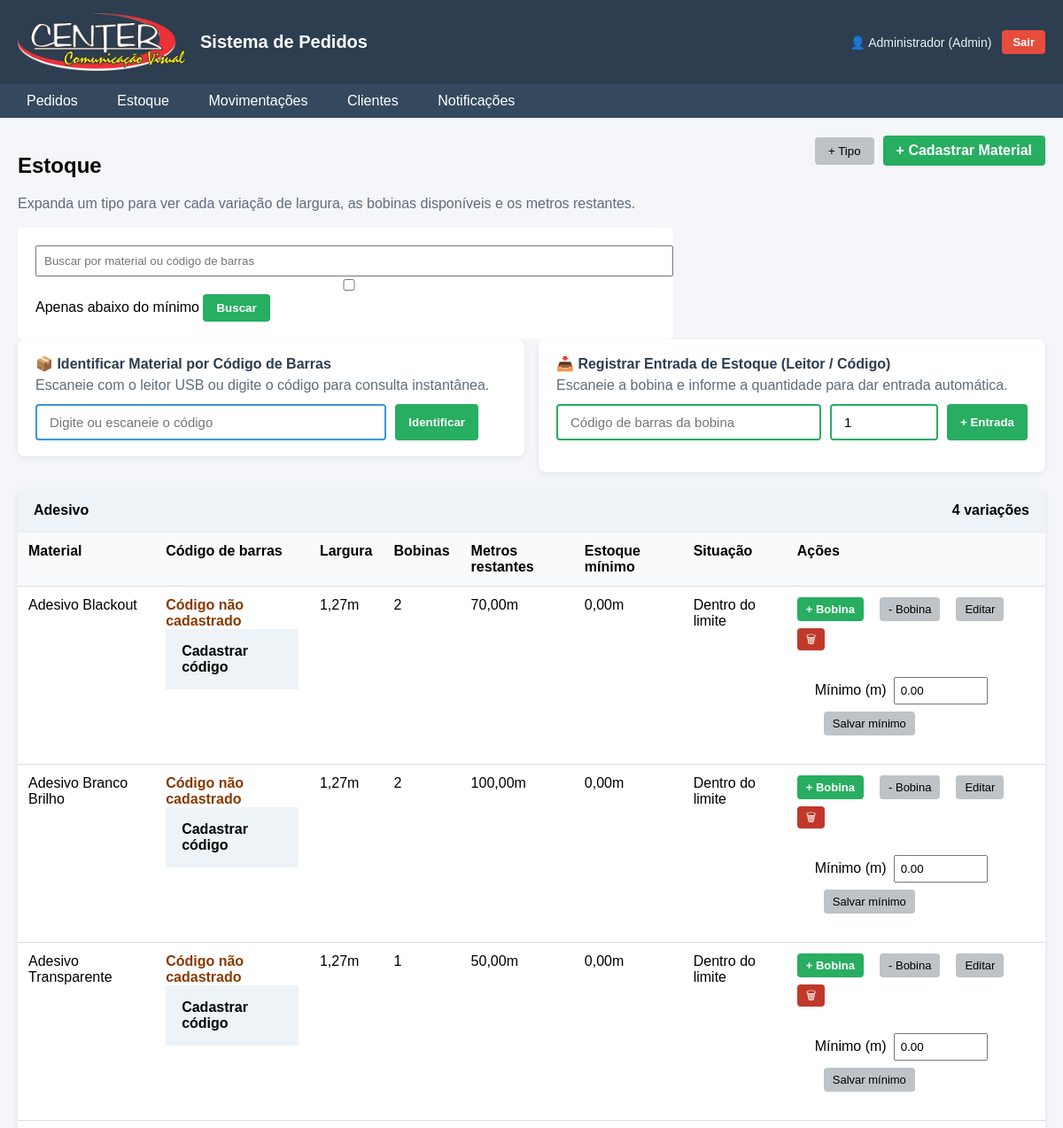
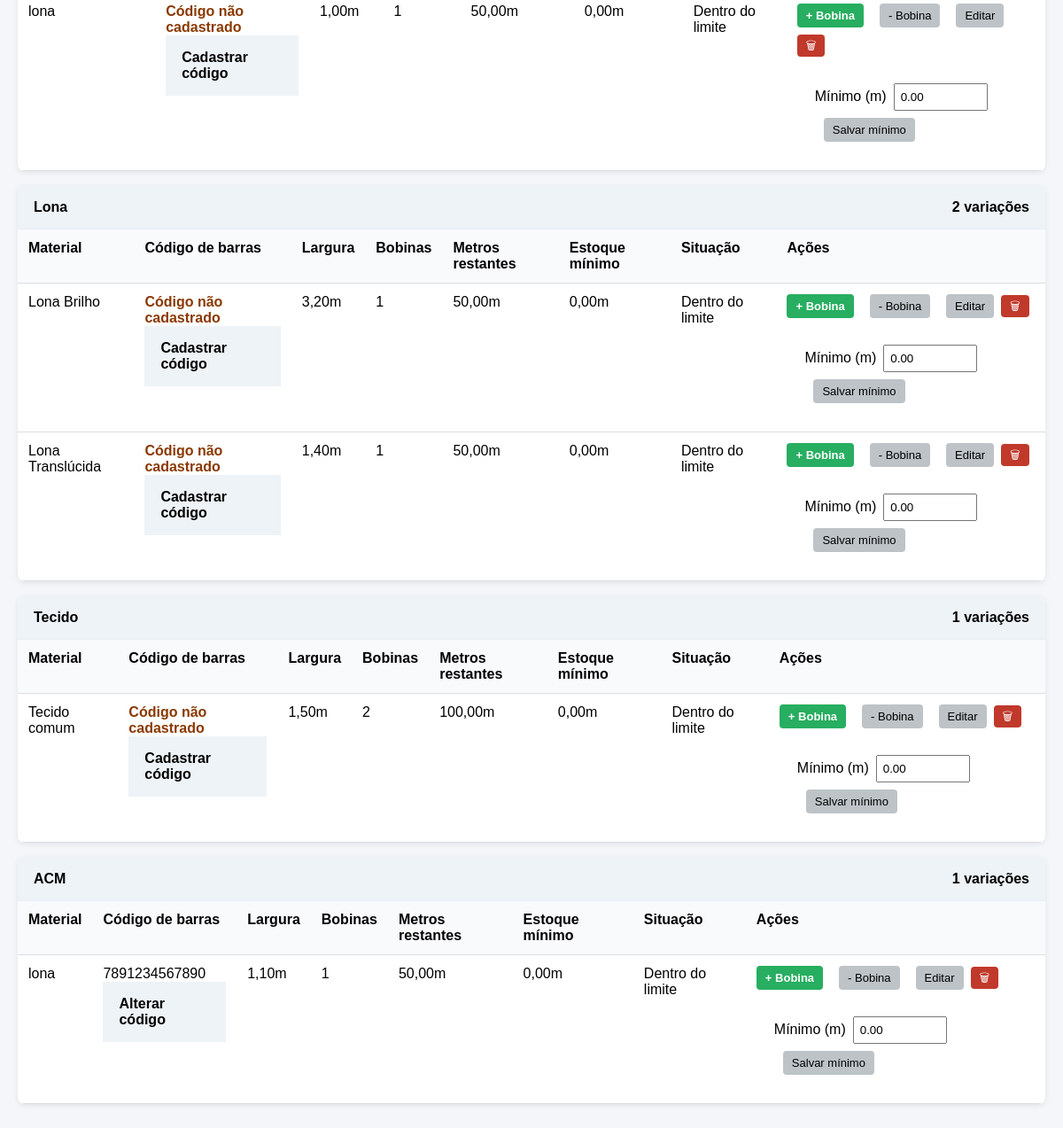
Page /estoque (signed in) on the committed database (2 pictures, top to bottom).
### models/categoria_material.py (models this page shows)
class CategoriaMaterial(db.Model):
    __tablename__ = "categoria_material"
    id = db.Column(db.Integer, primary_key=True)
    nome = db.Column(db.String(50), nullable=False, unique=True)

### models/material.py (models this page shows)
class Material(db.Model):
    __tablename__ = "material"
    id = db.Column(db.Integer, primary_key=True)
    categoria = db.Column(db.String(50), nullable=False)
    nome = db.Column(db.String(120), nullable=False)
    largura_m = db.Column(db.Float, nullable=False)
    codigo_barras = db.Column(db.String(50), nullable=False, unique=True)
    estoque_minimo = db.Column(db.Float, nullable=False, default=0.0, server_default="0")
    @property
    def abaixo_estoque_minimo(self):
        return self.metros_disponiveis < self.estoque_minimo
    @property
    def estoque_minimo_formatado(self):
        return f"{self.estoque_minimo:.2f}".replace(".", ",") + "m"
    bobinas = db.relationship(
        "BobinaEstoque",
        back_populates="material",
        cascade="all, delete-orphan",
        lazy="select",
    )
    __table_args__ = (
        db.UniqueConstraint("categoria", "nome", "largura_m", name="uq_material_variacao"),
    )
    @property
    def largura_formatada(self):
        return f"{self.largura_m:.2f}".replace(".", ",") + "m"
    @property
    def quantidade_bobinas(self):
        return len(self.bobinas)
    @property
    def metros_disponiveis(self):
        return round(sum(bobina.metros_restantes for bobina in self.bobinas), 2)
    @property
    def metros_disponiveis_formatados(self):
        return f"{self.metros_disponiveis:.2f}".replace(".", ",") + "m"

### controllers/estoque_controller.py (the view)
@estoque_bp.route("/estoque")
@login_required
def lista_estoque():
    busca = request.args.get("busca", "").strip()
    abaixo_minimo = request.args.get("abaixo_minimo") == "1"
    secoes = construir_secoes_estoque(busca, abaixo_minimo=abaixo_minimo)
    return render_template(
        "estoque/lista.html",
        secoes=secoes,
        busca=busca,
        abaixo_minimo=abaixo_minimo,
    )

### controllers/auth_required.py (called while the page is built)
def login_required(func):
    @wraps(func)
    def decorated_function(*args, **kwargs):
        if "usuario_id" not in session:
            return redirect(url_for("auth.login"))
        return func(*args, **kwargs)
    return decorated_function

### templates/estoque/lista.html (shortened to what this page needs)
{% extends "base.html" %}
{% block content %}
<link rel="stylesheet" href="{{ url_for('static', filename='css/estoque.css') }}">
<div class="estoque-header">
<div>
<h2>Estoque</h2>
<p class="estoque-subtitle">Expanda um tipo para ver cada variação de largura, as bobinas disponíveis e os metros restantes.</p>
</div>
{% if session.get('usuario_perfil') == 'admin' %}
<div class="estoque-header-actions">
<button type="button" class="btn-sec" id="abrir-novo-tipo">+ Tipo</button>
<a href="/estoque/novo" class="btn">+ Cadastrar Material</a>
</div>
{% endif %}
</div>
<form class="busca-estoque" method="get" action="{{ url_for('estoque.lista_estoque') }}">
    <input
        type="text"
        name="busca"
        value="{{ busca }}"
        placeholder="Buscar por material ou código de barras"
        aria-label="Buscar material ou código de barras"
    >
    <label><input type="checkbox" name="abaixo_minimo" value="1" {% if abaixo_minimo %}checked{% endif %}> Apenas abaixo do mínimo</label>
    <button class="btn" type="submit">Buscar</button>
</form>
<div class="codigo-barras-painel">
    <div class="identificar-codigo-barras">
        <h3>📦 Identificar Material por Código de Barras</h3>
        <p class="estoque-subtitle">Escaneie com o leitor USB ou digite o código para consulta instantânea.</p>
        <div class="identificar-input-grupo">
            <input
                type="text"
                id="input-codigo-barras"
                placeholder="Digite ou escaneie o código"
                aria-label="Código de barras do material"
                autocomplete="off"
                autofocus
            >
            <button class="btn" type="button" id="btn-identificar">Identificar</button>
        </div>
    </div>
    <div class="entrada-codigo-barras">
        <h3>📥 Registrar Entrada de Estoque (Leitor / Código)</h3>
        <p class="estoque-subtitle">Escaneie a bobina e informe a quantidade para dar entrada automática.</p>
        <form class="entrada-input-grupo" method="post" action="{{ url_for('estoque.entrada_estoque') }}">
            <input
                type="text"
                name="codigo_barras"
                id="input-entrada-codigo"
                placeholder="Código de barras da bobina"
                aria-label="Código de barras para entrada"
                required
            >
            <input
                type="number"
                name="quantidade_bobinas"
                value="1"
                min="1"
                step="1"
                aria-label="Quantidade de bobinas"
                title="Quantidade de bobinas (50m cada)"
                style="max-width: 90px;"
                required
            >
            <button class="btn" type="submit">+ Entrada</button>
        </form>
    </div>
</div>
{% for secao in secoes %}
<details class="estoque-secao" open>
<summary>
<span>{{ secao.categoria }}</span>
<span>{{ secao.itens | length }} variações</span>
</summary>
{% if secao.itens %}
<table class="tabela-estoque">
<thead>
<tr>
<th>Material</th>
<th>Código de barras</th>
<th>Largura</th>
<th>Bobinas</th>
<th>Metros restantes</th>
<th>Estoque mínimo</th>
<th>Situação</th>
{% if session.get('usuario_perfil') == 'admin' %}
<th>Ações</th>
{% endif %}
</tr>
</thead>
<tbody>
{% for item in secao.itens %}
<tr{% if item.abaixo_minimo %} class="estoque-abaixo-minimo"{% endif %}>
<td>{{ item.nome }}</td>
<td>
{% if item.codigo_barras %}{{ item.codigo_barras }}{% else %}<strong class="alerta-estoque-minimo">Código não cadastrado</strong>{% endif %}
{% if session.get('usuario_perfil') == 'admin' %}
<details>
<summary>{{ 'Alterar código' if item.codigo_barras else 'Cadastrar código' }}</summary>
</details>
{% endif %}
</td>
<td>{{ item.largura }}</td>
<td>{{ item.bobinas }}</td>
<td>{{ item.metros_restantes }}</td>
<td>{{ item.estoque_minimo_formatado }}</td>
<td>{% if item.abaixo_minimo %}<strong class="alerta-estoque-minimo">Abaixo do mínimo — repor</strong>{% else %}Dentro do limite{% endif %}</td>
{% if session.get('usuario_perfil') == 'admin' %}
<td>
<div class="acoes-estoque">
<form method="post" action="{{ url_for('estoque.adicionar_unidade', material_id=item.id) }}">
<button class="btn btn-small" type="submit">+ Bobina</button>
</form>
<form method="post" action="{{ url_for('estoque.remover_unidade', material_id=item.id) }}">
<button class="btn-sec btn-small" type="submit">- Bobina</button>
</form>
<button class="btn-sec btn-small" type="button" data-editar-estoque="{{ item.id }}">Editar</button>
<form method="post" action="{{ url_for('estoque.excluir_material', material_id=item.id) }}">
<button class="btn-lixeira btn-small" type="button" data-excluir-material="{{ item.nome }} ({{ item.largura }})" aria-label="Excluir {{ item.nome }} {{ item.largura }}" title="Excluir {{ item.nome }} {{ item.largura }}">🗑</button>
</form>
</div>
<form class="limite-estoque-form" method="post" action="{{ url_for('estoque.editar_estoque_minimo', material_id=item.id) }}">
<label for="minimo-{{ item.id }}">Mínimo (m)</label>
<input id="minimo-{{ item.id }}" type="number" name="estoque_minimo" step="0.01" min="0" value="{{ item.estoque_minimo }}" required>
<button class="btn-sec btn-small" type="submit">Salvar mínimo</button>
</form>
</td>
{% endif %}
</tr>
{% endfor %}
</tbody>
</table>
{% else %}
<p class="estoque-vazio">Nenhuma variação cadastrada para este tipo.</p>
{% endif %}
</details>
{% endfor %}
{% endblock %}

### templates/base.html (shortened to what this page needs)
<!DOCTYPE html>
<html>
<head>
    <link rel="stylesheet" href="{{ url_for('static', filename='css/lista.css') }}">
</head>
<body>
<div class="header">
    <div class="brand">
        <img class="brand-logo" src="{{ url_for('static', filename='img/center-logo.png') }}" alt="Center Comunicacao Visual">
        <div class="brand-text">Sistema de Pedidos</div>
    </div>
    <div class="user-info">
        {% if session.get('usuario_id') %}
            <span class="user-name">👤 {{ session.get('usuario_nome') }} ({{ 'Admin' if session.get('usuario_perfil') == 'admin' else 'Funcionário' }})</span>
            <a href="{{ url_for('auth.logout') }}" class="btn-logout">Sair</a>
        {% else %}
            <a href="{{ url_for('auth.login') }}" class="btn-login">Entrar</a>
        {% endif %}
    </div>
</div>
<div class="menu">
<a href="/pedidos">Pedidos</a>
<a href="/estoque">Estoque</a>
<a href="/estoque/movimentacoes">Movimentações</a>
<a href="/clientes">Clientes</a>
{% if session.get('usuario_id') and session.get('usuario_perfil') == 'admin' %}
<a href="{{ url_for('notificacao.historico') }}">Notificações</a>
{% endif %}
</div>
<div class="container">
{% block content %}
{% endblock %}
</div>
</body>
</html>

### static/css/lista.css (style rules this page uses)
body { font-family: Arial; margin:0; background:#f4f6f9; }
.header { background:#2c3e50; color:white; padding:15px 20px; font-size:20px; display:flex; justify-content:space-between; align-items:center; }
.brand { display:flex; align-items:center; gap:16px; }
.brand-logo { width:190px; max-width:42vw; height:auto; display:block; }
.brand-text { font-size:20px; font-weight:bold; }
.menu { background:#34495e; padding:10px 20px; }
.menu a { color:white; margin-right:20px; text-decoration:none; padding:6px 10px; }
.container { padding:20px; }
.btn { background:#27ae60; color:white; border:none; padding:8px 15px; cursor:pointer; border-radius:4px; font-weight:bold; }
table { width:100%; border-collapse:collapse; background:white; box-shadow:0 2px 5px rgba(0,0,0,0.1); }
th, td { padding:10px; border-bottom:1px solid #ddd; text-align:left; }
th { background:#ecf0f1; }
form { background:white; padding:20px; border-radius:5px; max-width:700px; }
h2 { margin-bottom:20px; }
input, select { padding:8px; width:100%; }
.btn-sec { margin-left:10px; padding:6px 10px; }
.user-info { display:flex; align-items:center; gap:12px; font-size:14px; }
.user-name { font-weight:normal; color:#ecf0f1; }
.btn-logout { background:#e74c3c; color:white; text-decoration:none; padding:6px 12px; border-radius:4px; font-size:13px; font-weight:bold; transition:background 0.2s; }

### static/css/estoque.css (style rules this page uses)
.estoque-header { display:flex; align-items:flex-start; justify-content:space-between; gap:16px; margin-bottom:18px; flex-wrap:wrap; }
.estoque-header-actions { display:flex; gap:10px; align-items:center; flex-wrap:wrap; }
.estoque-subtitle { margin:6px 0 0; color:#5f6c7b; }
.estoque-secao { margin-bottom:16px; background:white; border-radius:8px; box-shadow:0 2px 6px rgba(0,0,0,0.08); overflow:auto; }
.estoque-secao summary { display:flex; justify-content:space-between; align-items:center; padding:16px 18px; cursor:pointer; font-weight:bold; background:#eef3f7; }
.tabela-estoque { width:100%; min-width:760px; border-collapse:collapse; background:white; }
.tabela-estoque th, .tabela-estoque td { padding:12px; border-bottom:1px solid #ddd; text-align:left; vertical-align:top; }
.tabela-estoque th { background:#f8fafc; }
.acoes-estoque { display:flex; gap:8px; flex-wrap:wrap; align-items:center; }
.acoes-estoque form, .editar-estoque-form { background:transparent; padding:0; max-width:none; border-radius:0; }
.btn { background:#27ae60; color:white; padding:8px 15px; text-decoration:none; border-radius:4px; border:none; cursor:pointer; }
.btn-sec { background:#bdc3c7; border:none; padding:8px 15px; border-radius:4px; cursor:pointer; }
.btn-small { padding:6px 10px; font-size:13px; }
.btn-lixeira { background:#c0392b; color:white; border:none; border-radius:4px; cursor:pointer; line-height:1; }
.identificar-codigo-barras { background:white; border-radius:8px; padding:18px 20px; margin-bottom:18px; box-shadow:0 2px 6px rgba(0,0,0,0.08); }
.identificar-codigo-barras h3 { margin:0 0 6px; font-size:16px; color:#2c3e50; }
.identificar-input-grupo { display:flex; gap:10px; margin-top:12px; max-width:500px; }
.identificar-input-grupo input { flex:1; padding:10px 14px; border:2px solid #3498db; border-radius:4px; font-size:15px; outline:none; }
.codigo-barras-painel { display:grid; grid-template-columns: repeat(auto-fit, minmax(320px, 1fr)); gap:16px; margin-bottom:18px; }
.entrada-codigo-barras { background:white; border-radius:8px; padding:18px 20px; box-shadow:0 2px 6px rgba(0,0,0,0.08); }
.entrada-codigo-barras h3 { margin:0 0 6px; font-size:16px; color:#2c3e50; }
.entrada-input-grupo { display:flex; gap:10px; margin-top:12px; flex-wrap:wrap; background:transparent; padding:0; max-width:none; box-shadow:none; }
.entrada-input-grupo input { padding:10px 14px; border:2px solid #27ae60; border-radius:4px; font-size:15px; outline:none; }
.entrada-input-grupo input[type="text"] { flex:1; min-width:180px; }
.alerta-estoque-minimo { color: #8a3900; }
.limite-estoque-form { display: flex; flex-wrap: wrap; align-items: center; gap: 8px; margin-top: 10px; }
.limite-estoque-form input { width: 90px; padding: 6px; }

### rows in the picture
CategoriaMaterial: categoria "Adesivo", itens|length "4"
Material: nome "Adesivo Blackout", shows "Código não cadastrado", codigo_barras "Cadastrar código", largura "1,27m", bobinas "2", metros_restantes "70,00m", estoque_minimo_formatado "0,00m", estoque_minimo "0.00"
Material: nome "Adesivo Branco Brilho", shows "Código não cadastrado", codigo_barras "Cadastrar código", largura "1,27m", bobinas "2", metros_restantes "100,00m", estoque_minimo_formatado "0,00m", estoque_minimo "0.00"
Material: nome "Adesivo Transparente", shows "Código não cadastrado", codigo_barras "Cadastrar código", largura "1,27m", bobinas "1", metros_restantes "50,00m", estoque_minimo_formatado "0,00m", estoque_minimo "0.00"
Material: nome "lona", shows "Código não cadastrado", codigo_barras "Cadastrar código", largura "1,00m", bobinas "1", metros_restantes "50,00m", estoque_minimo_formatado "0,00m", estoque_minimo "0.00"
CategoriaMaterial: categoria "Lona", itens|length "2"
Material: nome "Lona Brilho", shows "Código não cadastrado", codigo_barras "Cadastrar código", largura "3,20m", bobinas "1", metros_restantes "50,00m", estoque_minimo_formatado "0,00m", estoque_minimo "0.00"
Material: nome "Lona Translúcida", shows "Código não cadastrado", codigo_barras "Cadastrar código", largura "1,40m", bobinas "1", metros_restantes "50,00m", estoque_minimo_formatado "0,00m", estoque_minimo "0.00"
CategoriaMaterial: categoria "Tecido", itens|length "1"
Material: nome "Tecido comum", shows "Código não cadastrado", codigo_barras "Cadastrar código", largura "1,50m", bobinas "2", metros_restantes "100,00m", estoque_minimo_formatado "0,00m", estoque_minimo "0.00"
CategoriaMaterial: categoria "ACM", itens|length "1"
Material: nome "lona", codigo_barras "7891234567890", codigo_barras "Alterar código", largura "1,10m", bobinas "1", metros_restantes "50,00m", estoque_minimo_formatado "0,00m", estoque_minimo "0.00"

### other values in the picture
{{ session.get('usuario_nome') }} "Administrador"
{{ 'Admin' if session.get('usuario_perfil') == 'admin' else 'Funcionário' }} "Admin"
